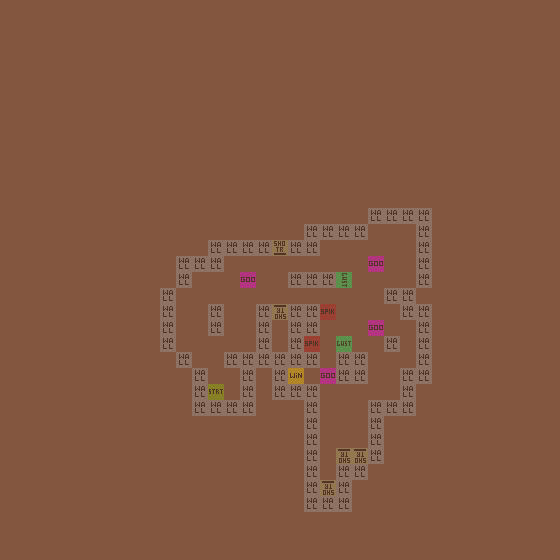

This is a level from a 2D game, rendered from its Tiled map with the project's own tilesets. A one-line summary and the map file follow, with tile-layer data summarised:
An orthogonal 35x35 tile map with 16x16 px tiles, 2 tile layers (Art_Gameplay, Gameplay), 1 hidden layer not drawn, 2 tilesets and 1 object (spawn).

<map version="1.2" tiledversion="2018.11.13" orientation="orthogonal" renderorder="right-down" width="35" height="35" tilewidth="16" tileheight="16" infinite="0" backgroundcolor="#83573f" nextlayerid="13" nextobjectid="8">
 <tileset firstgid="1" source="tileset/GameplayTileset.tsx" />
 <tileset firstgid="33" source="tileset/GameplayImages.tsx" />
 <layer id="7" name="Art_Background" width="35" height="35" visible="0">
  <data>[1225 cells, 0 non-empty, 0 distinct tile ids]</data>
 </layer>
 <layer id="10" name="Art_Gameplay" width="35" height="35">
  <data>[1225 cells, 0 non-empty, 0 distinct tile ids]</data>
 </layer>
 <layer id="11" name="Gameplay" width="35" height="35" opacity="0.4">
  <data>[1225 cells, 106 non-empty, 7 distinct tile ids]</data>
 </layer>
 <objectgroup id="12" name="Properties">
  <object id="1" name="spawn" x="208" y="384" width="16" height="16" />
 </objectgroup>
</map>
